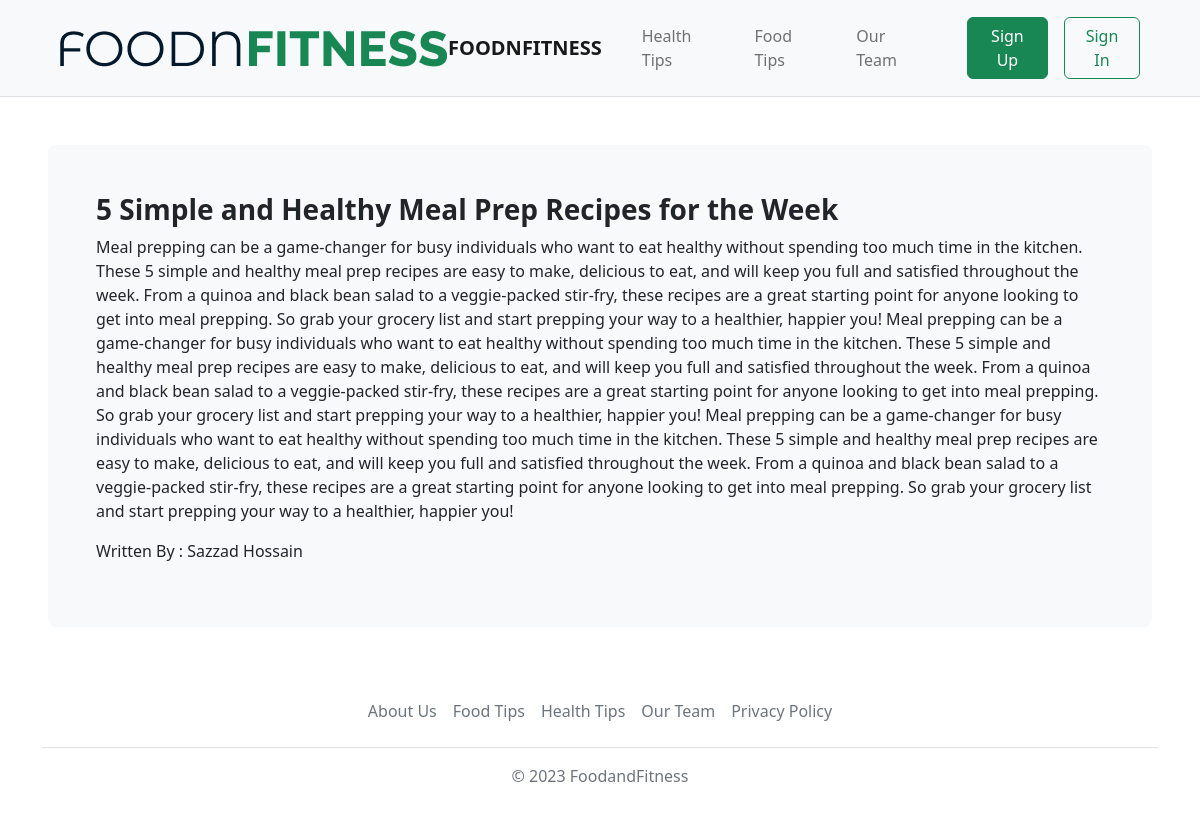
The page /fullfoodblog/5_Simple_and_Healthy_Meal_Prep_Recipes/ on the database its author committed.
### home/models.py (models this page shows)
class FoodBlog(models.Model):
    title=models.CharField(max_length=250)
    description=models.TextField()
    writter=models.CharField(max_length=100)
    slug = models.SlugField(unique=True,null=True)

### home/views.py (the view)
# urls.py: path('fullfoodblog/<slug:slug>/', views.fullfoodblog, name='fullfoodblog'),
def fullfoodblog(request,slug):
    blog=FoodBlog.objects.get(slug=slug)
    return render(request, 'fullblog.html', {'blog': blog,})

### templates/fullblog.html (shortened to what this page needs)
<!doctype html>
<html lang="en">
<head>
  <link href="https://cdn.jsdelivr.net/npm/bootstrap@5.2.1/dist/css/bootstrap.min.css" rel="stylesheet"
>
</head>
<body>
    <header class="bg-light border-bottom">
        <nav class="navbar navbar-expand-lg bg-body-tertiary mx-5">
            <div class="container-fluid my-2">
                <img src="../static/img/FOODNFITNESS.png" alt="" srcset="">
                <a href="{% url 'home' %}" class="brand navbar-brand fw-bold">FOODNFITNESS</a>
              <div class="collapse navbar-collapse" id="navbarSupportedContent">
                <ul class="navbar-nav me-auto mb-2 mb-lg-0">
                  <li class="nav-item">
                    <a class="nav-link mx-3" aria-current="page" href="{% url 'healthblog' %}">Health Tips</a>
                  </li>
                  <li class="nav-item">
                    <a class="nav-link" href="{% url 'foodblog' %}">Food Tips</a>
                  </li>
                  <li class="nav-item">
                    <a class="nav-link mx-3" href="{% url 'ourteam' %}">Our Team</a>
                  </li>
                </ul>
                {% if user.is_authenticated %}
                <a href="{% url 'profile' %}"><button class="btn btn-outline-success">{{ user.username }}</button></a>
                {% else %}
                <a href="{% url 'signup' %}"><button class="btn btn-success mx-3" action="{% url 'signin' %}">Sign Up</button></a>
                <a href="{% url 'signin' %}"><button class="btn btn-outline-success">Sign In</button></a>
                {% endif %}
              </div>
            </div>
          </nav>
  </header>
  <main>
    <div class="m-5 p-5 bg-light rounded-3">
        <h3 class="fw-bold">{{ blog.title }}</h3>
        <p>{{ blog.description }}</p>
        <p>Written By : {{blog.writter}}</p>
    </div>
  </main>
  <footer>
    {% include 'footer.html' %}
  </footer>
</body>
</html>

### rows shown on the page
FoodBlog: title "5 Simple and Healthy Meal Prep Recipes for the Week", description "Meal prepping can be a game-changer for busy individuals who want to eat healthy without spending too much time in the kitchen. These 5 simple and healthy meal prep recipes are easy to make, delicious to eat, and will keep you full and satisfied throughout the week. From a quinoa and black bean salad to a veggie-packed stir-fry, these recipes are a great starting point for anyone looking to get into meal prepping. So grab your grocery list and start prepping your way to a healthier, happier you! Meal prepping can be a game-changer for busy individuals who want to eat healthy without spending too much time in the kitchen. These 5 simple and healthy meal prep recipes are easy to make,…", writter "Sazzad Hossain"
